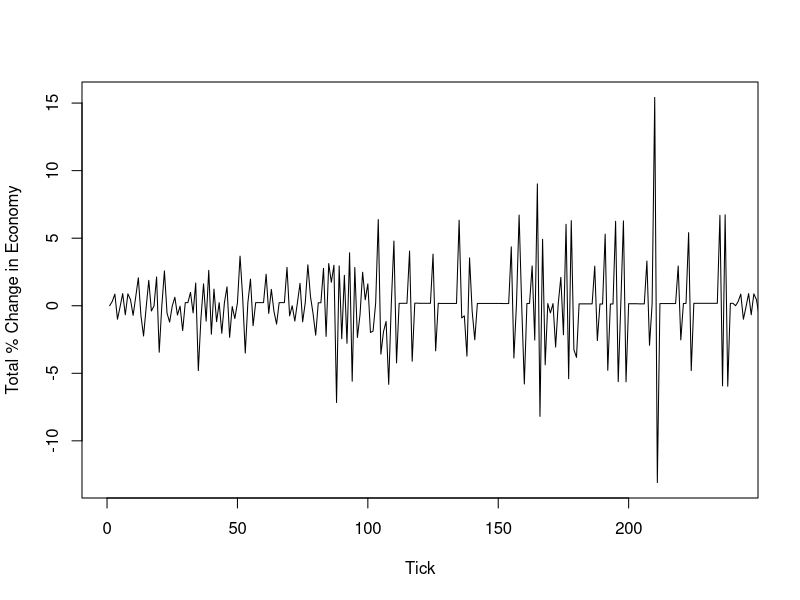

Here is the R script that generated this plot: (Note: this script raises an error after producing the figure.)
setwd("/Users//clottman//Dropbox//Junior Year//MAS//project");

e1_assets <- read.csv("Assets Output E1 600a.csv")
e2_assets <- read.csv("Assets Output E2 600a.csv")
e1_tpc <- read.csv("TPC Output E1 600agents.csv")
e2_tpc <- read.csv("TPC Output E2 600a.csv")

## helper function section

# get all the unique values in the run column
getRunNumbers <- function(data) {
  unique(unlist(data$run, use.names = FALSE))
}

# gets the indexes of the rows containing data for a given run
# example: getRunNumbers(2) will return all the indexes where the run column contains 2
getIndexesByRun <- function(list, desiredRun) {
  which(list$run == desiredRun)
}

                      
## execution section
runNumbers <- getRunNumbers(e1_tpc)

for (run in runNumbers) {
  indexes <- getIndexesByRun(e1_assets, run)
  tpc <- e1_tpc$total.percent.change[indexes]
  tpc_name <- paste("tpc", run, sep="_")
  run_name <- paste("run", run, sep="_")
  e1_tpc[[tpc_name]] <- tpc
}

## Graph 1, 5, 9, 2, 6, 10
plot(e1_tpc$tpc_1,type="l",col=1, xlim=c(0, 240), xlab="Tick", ylab="Total % Change in Economy")
lines(e1_tpc_force, col=2)
lines(e1_tpc$tpc_5,col=2)
lines(e1_tpc$tpc_9, col=3)
lines(e1_tpc$tpc_2, col=4)
lines(e1_tpc$tpc_6, col=5)
lines(e1_tpc$tpc_12, col=2)

## Graph 1, 5, and 9
plot(e1_tpc$tpc_1,type="l",col=1, xlim=c(0, 240), xlab="Tick", ylab="Total % Change in Economy")
lines(e1_tpc$tpc_5,col=2)
lines(e1_tpc$tpc_9, col=4)

